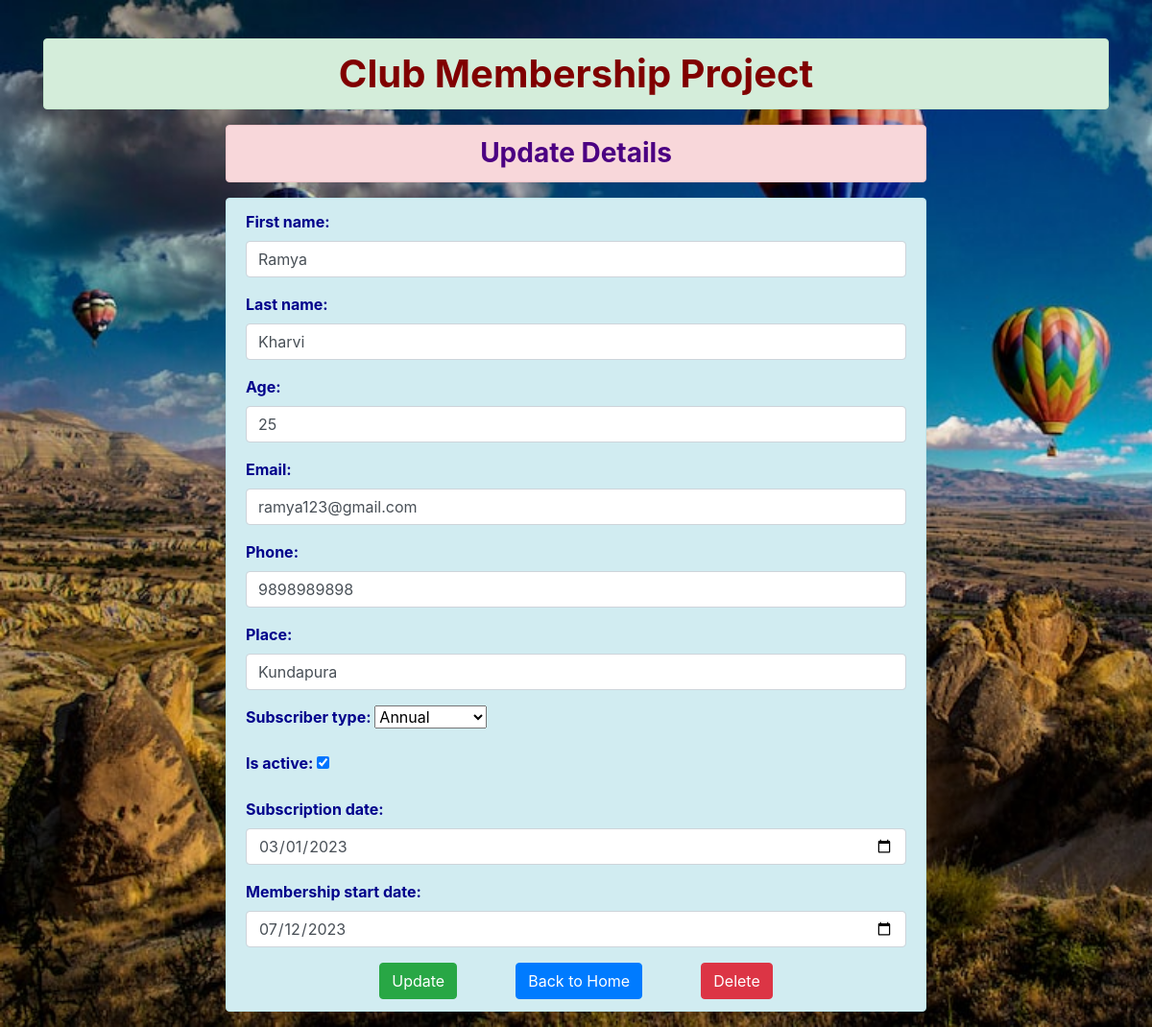
Screenshot of /member/update1/ with the database file from the repository.
### Membership/models.py (models this page shows)
class Member(models.Model):
    first_name = models.CharField(max_length=100)
    last_name = models.CharField(max_length=100)
    age = models.IntegerField(validators=[MinValueValidator(10, message='Age must be greater than 12 years'), MaxValueValidator(90, message='Age must be less than 90 years')])
    email = models.EmailField(max_length=20)
    phone = models.CharField(max_length=10, validators=[MinLengthValidator(10)])
    place = models.CharField(max_length=100)
    subscriber_type = models.IntegerField(choices=SubscriberChoices.choices, default=SubscriberChoices.monthly)
    is_active = models.BooleanField(default=True)
    subscription_date = models.DateField(default=date.today)
    subscription_renewal_date = models.DateField()
    membership_start_date = models.DateField(default=date.today)
    membership_end_date = models.DateField(default=None)

### Membership/views.py (the view, shortened to what this page needs)
# urls.py: path('update<memberid>/', views.MemberUpdate.as_view(), name='update'),
class MemberUpdate(View):
    def get(self, request, memberid):
        member_data = Member.objects.get(pk=memberid)
        member_form = MemberForm(instance=member_data)
        return render(request, template_name='MembershipTemplate/update.html',
                      context={'form': member_form, 'id': memberid})

### Membership/forms.py
class MemberForm(forms.ModelForm):
    class Meta:
        model = Member
        fields = '__all__'
        exclude = ['subscription_renewal_date', 'membership_end_date']
        widgets = {'first_name': forms.TextInput(attrs={'class': 'form-control'}),
                   'last_name': forms.TextInput(attrs={'class': 'form-control'}),
                   'age': forms.NumberInput(attrs={'class': 'form-control'}),
                   'email': forms.EmailInput(attrs={'class': 'form-control'}),
                   'phone': forms.NumberInput(attrs={'class': 'form-control'}),
                   'place': forms.TextInput(attrs={'class': 'form-control'}),
                   'subscription_date': forms.DateInput(attrs={'type': 'date', 'class': 'form-control'}),
                   'subscription_renewal_date': forms.DateInput(attrs={'class': 'form-control', 'readonly': 'readonly', 'placeholder': 'auto-generated'}),
                   'membership_start_date': forms.DateInput(attrs={'type': 'date', 'class': 'form-control'}),
                   'membership_end_date': forms.DateInput(attrs={'class': 'form-control', 'readonly': 'readonly', 'placeholder': 'auto-generated'})
                   }

### templates/MembershipTemplate/update.html (shortened to what this page needs)
{% extends 'MembershipTemplate/base.html' %}
{% block content %}
    <div class="row">
        <div class="col-8 offset-2">
            <h3 class="text-center alert alert-danger font-weight-bold" style="color: indigo">Update Details</h3>
            <form method="POST" class="alert alert-info font-weight-bold" style="color: darkblue">
                {{form.as_p}}
                <div class="text-center">
                    <input type="submit" value="Update" class="btn btn-success">
                    <a href="{% url 'create' %}" class="btn btn-primary offset-1">Back to Home</a>
                    <a href="/member/delpage{{id}}/" class="btn btn-danger offset-1">Delete</a>
                </div>
            </form>
        </div>
    </div>
{% endblock content %}

### rows the page displays
Member: first_name "Ramya", last_name "Kharvi", age "25", email "ramya123@gmail.com", phone "9898989898", place "Kundapura", subscriber_type "Annual", is_active "☑", subscription_date "03/01/2023", membership_start_date "07/12/2023"
